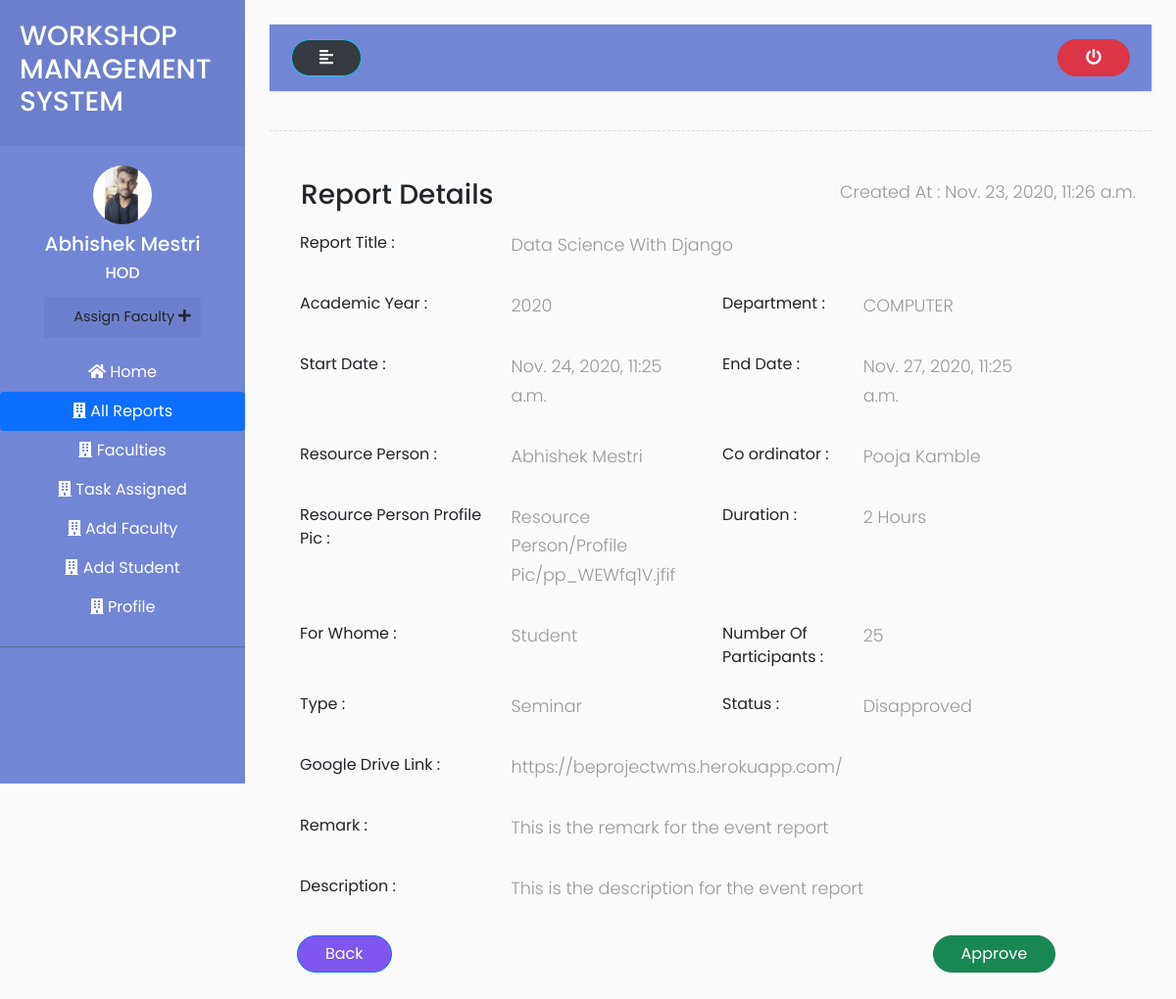
Page /hod/all_reports/view_report/5/ (signed in) on the committed database.
### accounts/models.py (models this page shows, shortened)
class User(AbstractUser):
    is_hod = models.BooleanField(default=False)
    is_faculty = models.BooleanField(default=False)
    is_student = models.BooleanField(default=False)

class HOD(models.Model):
    user = models.OneToOneField(User, on_delete = models.CASCADE, primary_key = True)
    middle_name = models.CharField (max_length=50)
    phone_number = models.CharField(max_length=20)
    profile_pic = models.ImageField( upload_to='HOD/profile_pic/')
    address = models.CharField(max_length=200)
    gender = (
        ('Male','Male'),
        ('Female','Female')
    )
    sex = models.CharField(choices=gender, max_length=50)
    branches =  (
        ('COMPUTER','COMPUTER'),
        ('EXTC','EXTC'),
        ('MECHANICAL','MECHANICAL'),
        ('AUTOMOBILE','AUTOMOBILE')
    )
    branch = models.CharField( choices = branches, max_length=50)
    joined_at = models.DateField( auto_now=False,null=True,blank=True)
    qualification = models.CharField( max_length=500)
    class Meta:
        verbose_name_plural = 'HODs'

class Report(models.Model):
    academic_year = models.IntegerField(null=True,blank=True)
    event_title = models.ForeignKey(TaskAssigned,on_delete=models.CASCADE)
    event_coordinator = models.ForeignKey(Faculty, on_delete=models.CASCADE)
    branches =  (
        ('COMPUTER','COMPUTER'),
        ('EXTC','EXTC'),
        ('MECHANICAL','MECHANICAL'),
        ('AUTOMOBILE','AUTOMOBILE')
    )
    org_department = models.CharField(max_length=50,choices = branches)
    res_person = models.CharField( max_length=150)
    res_person_profile_pic = models.ImageField( upload_to='Resource Person/Profile Pic/',null=True,blank=True)
    start_date = models.DateTimeField(auto_now=False, auto_now_add=False)
    end_date = models.DateTimeField(auto_now=False, auto_now_add=False)
    duration = models.IntegerField()
    types = (
        ('Workshop','Workshop'),
        ('Seminar','Seminar')
    )
    types = models.CharField(max_length=50,choices = types)
    forwhome = (
        ('Student','Student'),
        ('Faculty','Faculty')
    )
    forwhome = models.CharField(max_length=50,choices = forwhome)
    no_participants = models.IntegerField()
    remark = models.CharField( max_length=50,blank=True)
    p_link = models.URLField( max_length=200)
    description = models.TextField(blank=True)
    status = models.IntegerField(default=0)
    created_at=models.DateTimeField(auto_now_add=True)
    updated_at=models.DateTimeField(auto_now_add=True)
    class Meta:
        verbose_name_plural = 'Reports'

class TaskAssigned(models.Model):
    event_title = models.CharField(max_length=50)
    branches =  (
        ('COMPUTER','COMPUTER'),
        ('EXTC','EXTC'),
        ('MECHANICAL','MECHANICAL'),
        ('AUTOMOBILE','AUTOMOBILE')
    )
    org_department = models.CharField(max_length=50, choices = branches)
    forwhome = (
        ('Student','Student'),
        ('Faculty','Faculty')
    )
    forwhome = models.CharField(max_length=50,choices = forwhome)
    res_person = models.CharField(max_length=150)
    types = (
        ('Workshop','Workshop'),
        ('Seminar','Seminar')
    )
    types = models.CharField(max_length=50,choices = types)
    event_coordinator = models.ForeignKey(Faculty,on_delete=models.CASCADE)
    created_at=models.DateTimeField(auto_now_add=True)
    updated_at=models.DateTimeField(auto_now_add=True)
    def __str__(self):
        return self.event_title
    class Meta:
        verbose_name_plural = 'Tasks Assigned'

class Faculty(models.Model):
    user = models.OneToOneField(User, on_delete = models.CASCADE, primary_key = True)
    middle_name = models.CharField (max_length=50)
    phone_number = models.CharField(max_length=20)
    profile_pic = models.ImageField( upload_to='Faculty/profile_pic/')
    address = models.CharField(max_length=200)
    gender = (
        ('Male','Male'),
        ('Female','Female')
    )
    sex = models.CharField(choices=gender, max_length=50)
    branches =  (
        ('COMPUTER','COMPUTER'),
        ('EXTC','EXTC'),
        ('MECHANICAL','MECHANICAL'),
        ('AUTOMOBILE','AUTOMOBILE')
    )
    branch = models.CharField( choices = branches, max_length=50)
    joined_at = models.DateField( auto_now=False ,null=True)
    qualification = models.CharField( max_length=500)
    def __str__(self):
        return self.user.first_name + " " + self.user.last_name
    class Meta:
        verbose_name_plural = 'Faculties'

### accounts/views.py (the view)
# urls.py: path('hod/all_reports/view_report/<str:report_id>/',views.view_report,name="view_report"),
@login_required(login_url='login')
def view_report(request,report_id):
    report = Report.objects.get(id=report_id)
    context =  {
        'report':report,
    }
    return render(request,'../templates/hod/view_report.html',context)

### accounts/templates/hod/view_report.html (shortened to what this page needs)
{% extends 'base.html' %}
{% load static %}
{% block content %}
<div class="wrapper">
    <nav id="sidebar">
        <div class="sidebar-header">
            <h3>WORKSHOP MANAGEMENT SYSTEM</h3>
        </div>
        <ul class="list-unstyled components">
            <div class="d-flex flex-column justify-content-center text-center ">
                {% if request.user.hod.profile_pic %}
                <img src="{{request.user.hod.profile_pic.url}}" class="img-fluid rounded-circle mx-auto mb-2"
                    width="60px" alt="">
                {% else %}
                <img src="{% static 'img/profile.png' %}" class="img-fluid rounded-circle mx-auto mb-2" width="60px"
                    alt="">
                {% endif %}
                <h5>{{request.user.first_name}} {{request.user.last_name}}</h5>
                <h6>HOD</h6>
                <ul class="list-unstyled ">
                    <li>
                        <button type="button" class="btn" data-toggle="modal" data-target="#staticBackdrop">
                            <a href="{% url 'assign_task' %}">Assign Faculty
                                <i class="fas fa-plus"></i>
                            </a>
                        </button>
                    </li>
                </ul>
            </div>
            <div class="nav flex-column nav-pills text-center mt-2" aria-orientation="vertical">
                <a class="nav-link" href="{% url 'hod_home' %}"><i class="fas fa-home"></i> Home</a>
                <a class="nav-link active" href="{% url 'all_reports' %}"><i class="fas fa-building"></i> All
                    Reports</a>
                <a class="nav-link " href="{% url 'faculties' %}"><i class="fas fa-building"></i> Faculties</a>
                <a class="nav-link " href="{% url 'task_assigned' %}"><i class="fas fa-building"></i> Task Assigned</a>
                <a class="nav-link " href="{% url 'add_faculty' %}"><i class="fas fa-building"></i> Add Faculty</a>
                <a class="nav-link " href="{% url 'add_student' %}"><i class="fas fa-building"></i> Add Student</a>
                <a class="nav-link " href="{% url 'profile' %}"><i class="fas fa-building"></i> Profile</a>
            </div>
        </ul>
    </nav>
    <div id="content">
        <nav class="navbar navbar-expand-lg " style="background-color: #7386D5;">
            <div class="container-fluid">
                <button type="button" id="sidebarCollapse" class="btn text-light bg-dark btn-info">
                    <i class="fas fa-align-left"></i>
                </button>
                <a href="{% url 'logout' %}">
                    <button type="button" class="btn btn-danger">
                        <i class="fas fa-power-off"></i>
                    </button>
                </a>
            </div>
        </nav>
        <div class="line"></div>
        <div class="row">
            <div class="col-md-12">
                <div class="d-flex justify-content-between py-2 mx-3">
                    <h3 class="mx-3">Report Details</h3>
                    <p>Created At  : {{report.created_at}}</p>
                </div>
                <div class="mx-3">
                    <div class="col-lg-12">
                        <div class="form-group row">
                        <label class="col-md-3 form-control-label">Report Title : </label>
                        <div class="col-md-9">
                            <p>{{report.event_title}}</p>
                        </div>
                        </div>
                        <div class="form-group row">
                        <label class="col-md-3 form-control-label">Academic Year :</label>
                        <div class="col-md-3">
                            <p>{{report.academic_year}}</p>
                        </div>
                        <label class="col-md-2 form-control-label">Department :</label>
                        <div class="col-md-3">
                            <p>{{report.org_department}}</p>
                        </div>
                        </div>
                        <div class="form-group row">
                        <label class="col-md-3 form-control-label">Start Date :</label>
                        <div class="col-md-3">
                        <p>{{report.start_date}}</p>
                        </div>
                        <label class="col-md-2 form-control-label">End Date :</label>
                        <div class="col-md-3">
                            <p>{{report.end_date}}</p>
                        </div>
                        </div>
                        <div class="form-group row">
                        <label class="col-md-3 form-control-label">Resource Person :</label>
                        <div class="col-md-3">
                            <p>{{report.res_person}}</p>
                        </div>
                        <label class="col-md-2 form-control-label">Co ordinator :</label>
                        <div class="col-md-3">
                            <p>{{report.event_coordinator}}</p>
                        </div>
                        </div>
                        <div class="form-group row">
                        <label class="col-md-3 form-control-label">Resource Person Profile Pic :</label>
                        <div class="col-md-3">
                        <p>{{report.res_person_profile_pic}}</p>
                        </div>
                        <label class="col-md-2 form-control-label">Duration :</label>
                        <div class="col-md-3">
                            <p>{{report.duration}} Hours </p>
                        </div>
                        </div>
                        <div class="form-group row">
                        <label class="col-md-3 form-control-label">For Whome :</label>
                        <div class="col-md-3">
                            <p>{{report.forwhome}}</p>
                        </div>
                        <label class="col-md-2 form-control-label">Number Of Participants :</label>
                        <div class="col-md-3">
                            <p>{{report.no_participants}}</p>
                        </div>
                        </div>
                        <div class="form-group row">
                        <label class="col-md-3 form-control-label">Type :</label>
                        <div class="col-md-3">
                            <p>{{report.types}}</p>
                        </div>
                        <label class="col-md-2 form-control-label">Status :</label>
                        <div class="col-md-3">
                            {% if report.status == 1 %}
                            <p>Approved</p>
                            {% else %}
                            <p>Disapproved</p>
                            {% endif %}
                        </div>
                        </div>
                        <div class="form-group row">
                        <label class="col-md-3 form-control-label">Google Drive Link :</label>
                        <div class="col-md-9">
                            <p><a href="{{report.p_link}}">{{report.p_link}}</a></p>
                        </div>
                        </div>
                        <div class="form-group row">
                        <label class="col-md-3 form-control-label">Remark :</label>
                        <div class="col-md-9">
                        <p>{{report.remark}}</p>
                        </div>
                        </div>
                        <div class="form-group row">
                        <label class="col-md-3 form-control-label">Description :</label>
                        <div class="col-md-9">
                            <p>{{report.description}}</p>
                        </div>
                        </div>
                    </div>
                </div>
                <div class="row mx-3">
                <div class="col-8">
                    <a href="{% url 'all_reports' %}" class="btn btn-primary">Back</a>
                </div>
                <div class="col-4 d-flex justify-content-around mb-5">
                    {% if report.status == 2 %}
                    <a href="{% url 'approve_report' report_id=report.id %}" class="btn btn-success " >Approve</a>
                    {% else %}
                    <a class="btn btn-danger mt-1" href="{% url 'disapprove_report' report_id=report.id %}" >Disapprove</a>
                    {% endif %}
                </div>
                </div>
            </div>
        </div>
    </div>
</div>
{% endblock content %}

### accounts/static/css/style2.css (style rules this page uses)
body { font-family: 'Poppins', sans-serif; background: #fafafa; }
p { font-family: 'Poppins', sans-serif; font-size: 1.1em; font-weight: 300; line-height: 1.7em; color: #999; }
a, a:hover, a:focus { color: inherit; text-decoration: none; transition: all 0.3s; }
.navbar { padding: 15px 10px; background: #fff; border: none; border-radius: 0; margin-bottom: 40px; box-shadow: 1px 1px 3px rgba(0, 0, 0, 0.1); }
.line { width: 100%; height: 1px; border-bottom: 1px dashed #ddd; margin: 40px 0; }
.wrapper { display: flex; width: 100%; }
#sidebar { width: 250px; position: fixed; top: 0; left: 0; height: 100vh; z-index: 999; background: #7386D5; color: #fff; transition: all 0.3s; }
#sidebar .sidebar-header { padding: 20px; background: #6d7fcc; }
#sidebar ul.components { padding: 20px 0; border-bottom: 1px solid #47748b; }
#sidebar ul li a { padding: 10px; font-size: 1.1em; display: block; }
ul ul a { font-size: 0.9em !important; padding-left: 30px !important; background: #6d7fcc; }
#content { width: calc(100% - 250px); padding: 25px; min-height: 100vh; transition: all 0.3s; position: absolute; top: 0; right: 0; }

### rows in the picture
User: user.hod.profile_pic (picture), user.first_name "Abhishek", user.last_name "Mestri"
Report: created_at "Nov. 23, 2020, 11:26 a.m.", event_title "Data Science With Django", academic_year "2020", org_department "COMPUTER", start_date "Nov. 24, 2020, 11:25 a.m.", end_date "Nov. 27, 2020, 11:25 a.m.", res_person "Abhishek Mestri", event_coordinator "Pooja Kamble", res_person_profile_pic "Resource Person/Profile Pic/pp_WEWfq1V.jfif", duration "2", forwhome "Student", no_participants "25", types "Seminar", p_link "https://beprojectwms.herokuapp.com/", remark "This is the remark for the event report", description "This is the description for the event report"
